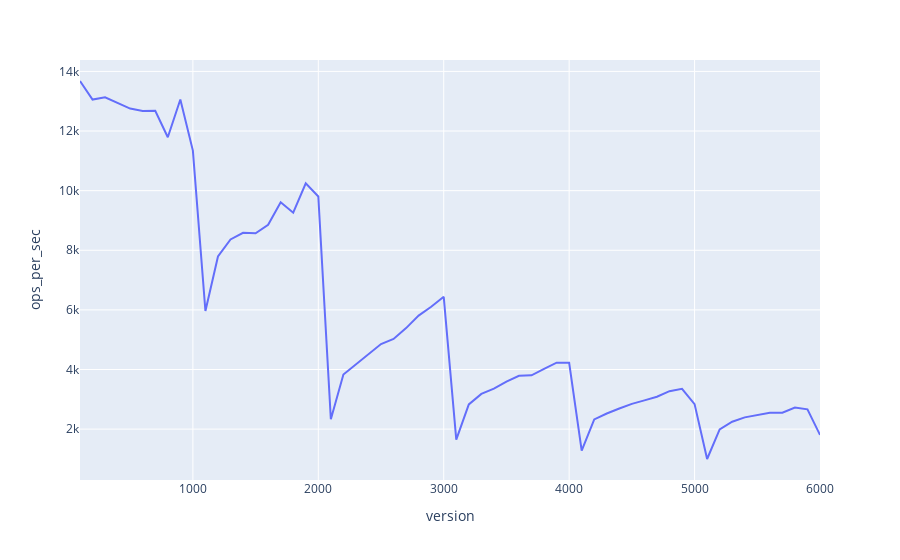

Notebook code cell kept with this figure:
### Code cell
px.line(calculate_batch_ops_per_sec(iavl_evict_20.versions_df), x='version', y='ops_per_sec')
